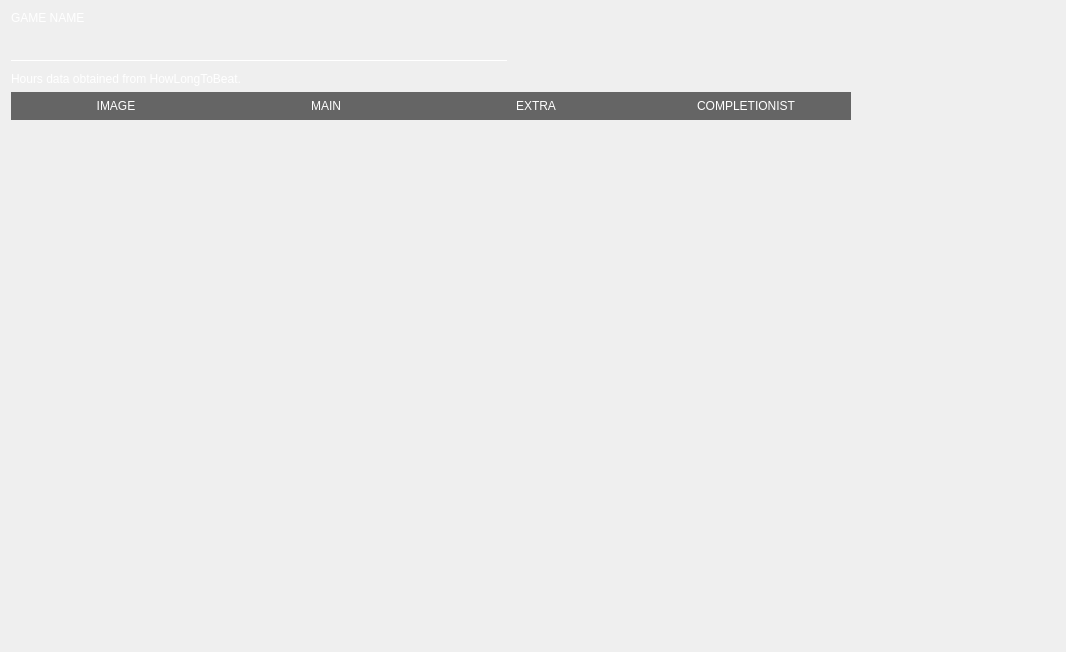
<?xml version="1.0" encoding="UTF-8"?>
<ui version="4.0">
 <class>HowLongTobeat</class>
 <widget class="QWidget" name="HowLongTobeat">
  <property name="geometry">
   <rect>
    <x>0</x>
    <y>0</y>
    <width>1066</width>
    <height>652</height>
   </rect>
  </property>
  <property name="windowTitle">
   <string>Form</string>
  </property>
  <property name="styleSheet">
   <string notr="true">	/*background-color: rgb(22, 22, 22);*/</string>
  </property>
  <layout class="QGridLayout" name="gridLayout">
   <item row="2" column="0">
    <widget class="QLabel" name="label">
     <property name="styleSheet">
      <string notr="true">font: 900 8pt &quot;Arial Black&quot;;
background-color: transparent;
color: rgb(255, 255, 255);</string>
     </property>
     <property name="text">
      <string>Hours data obtained from HowLongToBeat.</string>
     </property>
    </widget>
   </item>
   <item row="1" column="0">
    <widget class="QLineEdit" name="searchBox">
     <property name="minimumSize">
      <size>
       <width>0</width>
       <height>25</height>
      </size>
     </property>
     <property name="styleSheet">
      <string notr="true">background-color: transparent;
border-style: solid;
font: 900 9pt &quot;Arial Black&quot;;
color: rgb(255, 255, 255);
border-bottom-width: 1px;
border-color: none none white none;
border-radius: 0px;</string>
     </property>
    </widget>
   </item>
   <item row="0" column="0">
    <widget class="QLabel" name="label_2">
     <property name="styleSheet">
      <string notr="true">font: 900 7pt &quot;Arial Black&quot;;
background-color: transparent;
color: rgb(255, 255, 255);</string>
     </property>
     <property name="text">
      <string>GAME NAME</string>
     </property>
    </widget>
   </item>
   <item row="1" column="1">
    <widget class="QPushButton" name="btnSearch">
     <property name="sizePolicy">
      <sizepolicy hsizetype="Maximum" vsizetype="Fixed">
       <horstretch>0</horstretch>
       <verstretch>0</verstretch>
      </sizepolicy>
     </property>
     <property name="minimumSize">
      <size>
       <width>35</width>
       <height>35</height>
      </size>
     </property>
     <property name="font">
      <font>
       <stylestrategy>PreferDefault</stylestrategy>
      </font>
     </property>
     <property name="cursor">
      <cursorShape>PointingHandCursor</cursorShape>
     </property>
     <property name="styleSheet">
      <string notr="true">QPushButton#btnSearch { 
	background-color: transparent;
	/*border-image: url(:/search.png) stretch;
    background-repeat: no-repeat;
	background-size: 19px 19px;
    background-color:  transparent;
 	width: 29px;
    height: 29px;

	background-color: transparent;
	font: 900 9pt &quot;Arial Black&quot;;
	color: rgb(255, 255, 255);
    border: 1px;
	border-color: rgb(255, 255, 255);
	border-style: outset;
border-radius: 10px;*/
}

QPushButton#btnSearch:hover{ 
   /* background-color: rgb(252, 196, 25);
	font: 900 9pt &quot;Arial Black&quot;;
	color: rgb(255, 255, 255);
    border: 0px;*/
}

QPushButton#btnSearch::focus:pressed{ 
	/*background-color: rgb(252, 72, 25);
	font: 900 9pt &quot;Arial Black&quot;;
	color: rgb(255, 255, 255);
    border: 0px;*/
}
</string>
     </property>
     <property name="text">
      <string/>
     </property>
     <property name="icon">
      <iconset>
       <normalon>:/search.png</normalon>
      </iconset>
     </property>
     <property name="iconSize">
      <size>
       <width>20</width>
       <height>20</height>
      </size>
     </property>
     <property name="flat">
      <bool>true</bool>
     </property>
    </widget>
   </item>
   <item row="1" column="2">
    <spacer name="horizontalSpacer">
     <property name="orientation">
      <enum>Qt::Horizontal</enum>
     </property>
     <property name="sizeHint" stdset="0">
      <size>
       <width>40</width>
       <height>20</height>
      </size>
     </property>
    </spacer>
   </item>
   <item row="3" column="0" colspan="3">
    <layout class="QVBoxLayout" name="verticalLayout">
     <item>
      <widget class="QTableWidget" name="tableWidget">
       <property name="focusPolicy">
        <enum>Qt::NoFocus</enum>
       </property>
       <property name="styleSheet">
        <string notr="true">QTableWidget {
	background-color: transparent;
    border: none;
    color: #ffffff;
}

QTableWidgetItem { border-radius: 10px; }

QHeaderView::section {
	border-radius: 0px;
background-color: rgba(44, 44, 44, 180);
	color: #ffffff;
    border: none;
    height: 28px;
	font: 900 9pt &quot;Arial Black&quot;;
}

QTableCornerButton::section {
	background-color: rgb(33, 33, 33);
	border: none;
}

/* VERTICAL SCROLLBAR */

 QScrollBar:vertical {
    width: 12px;
    margin: 15px 0 15px 2px;
    border-radius: 10px;
    margin-right: 4px;
    background: transparent;
}

/*  HANDLE BAR VERTICAL */
QScrollBar::handle:vertical {	
	background-color: rgba(158, 158, 158, 90);
	min-height: 30px;
	border-radius: 10px;
}
QScrollBar::handle:vertical:hover{	
	background-color: rgb(158, 158, 158);
}
QScrollBar::handle:vertical:pressed {	
	background-color: rgb(66, 66, 66);
}

/* BTN TOP - SCROLLBAR */
QScrollBar::sub-line:vertical {
	border: 1px;
	background-color: transparent;
	height: 15px;
	border-top-left-radius: 7px;
	border-top-right-radius: 7px;
	subcontrol-position: top;
	subcontrol-origin: margin;
}
QScrollBar::sub-line:vertical:hover {	
	background-color: rgb(255, 0, 127);
}
QScrollBar::sub-line:vertical:pressed {	
	background-color: rgb(185, 0, 92);
}

/* BTN BOTTOM - SCROLLBAR */
QScrollBar::add-line:vertical {
	border: none;
	background-color: transparent;
	height: 15px;
	border-bottom-left-radius: 7px;
	border-bottom-right-radius: 7px;
	subcontrol-position: bottom;
	subcontrol-origin: margin;
}
QScrollBar::add-line:vertical:hover {	
	background-color: rgb(255, 0, 127);
}
QScrollBar::add-line:vertical:pressed {	
	background-color: rgb(185, 0, 92);
}

/* RESET ARROW */
QScrollBar::up-arrow:vertical, QScrollBar::down-arrow:vertical {
	background: none;
}
QScrollBar::add-page:vertical, QScrollBar::sub-page:vertical {
	background: none;
}



/* HORIZONTAL SCROLLBAR  */
QScrollBar:horizontal {
   	border: none;
	background-color: transparent;
	height: 3px;
	border-top-left-radius: 7px;
	border-top-right-radius: 7px;
	subcontrol-position: top;
	subcontrol-origin: margin;
}
QScrollBar::handle:horizontal {
    	background-color: rgb(158, 158, 158);
	min-height: 30px;
	border-radius: 1px;
}
QScrollBar::add-line:horizontal {
    
}
QScrollBar::sub-line:horizontal {
    
}
QScrollBar::up-arrow:horizontal, QScrollBar::down-arrow:horizontal
{

}
QScrollBar::add-page:horizontal, QScrollBar::sub-page:horizontal
{
}</string>
       </property>
       <property name="frameShape">
        <enum>QFrame::NoFrame</enum>
       </property>
       <property name="lineWidth">
        <number>0</number>
       </property>
       <property name="horizontalScrollBarPolicy">
        <enum>Qt::ScrollBarAlwaysOff</enum>
       </property>
       <property name="autoScroll">
        <bool>true</bool>
       </property>
       <property name="autoScrollMargin">
        <number>16</number>
       </property>
       <property name="tabKeyNavigation">
        <bool>true</bool>
       </property>
       <property name="showDropIndicator" stdset="0">
        <bool>true</bool>
       </property>
       <property name="selectionBehavior">
        <enum>QAbstractItemView::SelectItems</enum>
       </property>
       <property name="textElideMode">
        <enum>Qt::ElideMiddle</enum>
       </property>
       <property name="verticalScrollMode">
        <enum>QAbstractItemView::ScrollPerPixel</enum>
       </property>
       <property name="horizontalScrollMode">
        <enum>QAbstractItemView::ScrollPerPixel</enum>
       </property>
       <attribute name="horizontalHeaderMinimumSectionSize">
        <number>35</number>
       </attribute>
       <attribute name="horizontalHeaderDefaultSectionSize">
        <number>210</number>
       </attribute>
       <attribute name="verticalHeaderVisible">
        <bool>false</bool>
       </attribute>
       <attribute name="verticalHeaderDefaultSectionSize">
        <number>30</number>
       </attribute>
       <column>
        <property name="text">
         <string>IMAGE</string>
        </property>
        <property name="background">
         <color alpha="0">
          <red>0</red>
          <green>0</green>
          <blue>0</blue>
         </color>
        </property>
       </column>
       <column>
        <property name="text">
         <string>MAIN</string>
        </property>
       </column>
       <column>
        <property name="text">
         <string>EXTRA</string>
        </property>
       </column>
       <column>
        <property name="text">
         <string>COMPLETIONIST</string>
        </property>
       </column>
      </widget>
     </item>
    </layout>
   </item>
  </layout>
 </widget>
 <resources/>
 <connections/>
</ui>
